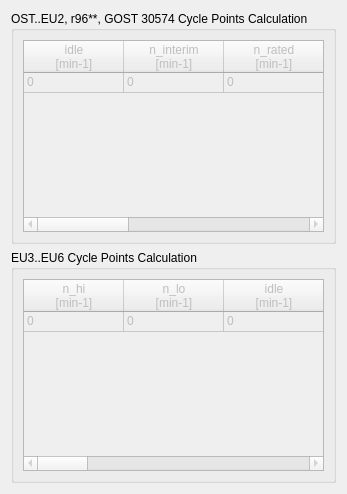
        <widget class="QWidget" name="tab_cycPointsCalc">
         <attribute name="title">
          <string>Cycle Points Calculation</string>
         </attribute>
         <layout class="QVBoxLayout" name="verticalLayout_11">
          <item>
           <widget class="QGroupBox" name="groupBox">
            <property name="title">
             <string>OST..EU2, r96**, GOST 30574 Cycle Points Calculation</string>
            </property>
            <layout class="QVBoxLayout" name="verticalLayout_5">
             <item>
              <widget class="QTableWidget" name="tableWidget_SrcDataEU0">
               <property name="enabled">
                <bool>false</bool>
               </property>
               <property name="contextMenuPolicy">
                <enum>Qt::DefaultContextMenu</enum>
               </property>
               <property name="selectionMode">
                <enum>QAbstractItemView::ContiguousSelection</enum>
               </property>
               <attribute name="horizontalHeaderDefaultSectionSize">
                <number>100</number>
               </attribute>
               <attribute name="verticalHeaderVisible">
                <bool>false</bool>
               </attribute>
               <attribute name="verticalHeaderDefaultSectionSize">
                <number>20</number>
               </attribute>
               <row>
                <property name="text">
                 <string/>
                </property>
               </row>
               <column>
                <property name="text">
                 <string>idle
[min-1]</string>
                </property>
                <property name="toolTip">
                 <string>Engine idle speed.</string>
                </property>
               </column>
               <column>
                <property name="text">
                 <string>n_interim
[min-1]</string>
                </property>
                <property name="toolTip">
                 <string>Engine interim speed.</string>
                </property>
               </column>
               <column>
                <property name="text">
                 <string>n_rated
[min-1]</string>
                </property>
                <property name="toolTip">
                 <string>Engine rated speed.</string>
                </property>
               </column>
               <column>
                <property name="text">
                 <string>N_fan_rated
[kW]</string>
                </property>
                <property name="toolTip">
                 <string>Power to drive the fan at rated engine power.</string>
                </property>
               </column>
               <column>
                <property name="text">
                 <string>Ne_interim
[kW]</string>
                </property>
                <property name="toolTip">
                 <string>Engine power at interim speed.</string>
                </property>
               </column>
               <column>
                <property name="text">
                 <string>Ne_rated
[kW]</string>
                </property>
                <property name="toolTip">
                 <string>Rated engine power.</string>
                </property>
               </column>
               <item row="0" column="0">
                <property name="text">
                 <string>0</string>
                </property>
               </item>
               <item row="0" column="1">
                <property name="text">
                 <string>0</string>
                </property>
               </item>
               <item row="0" column="2">
                <property name="text">
                 <string>0</string>
                </property>
               </item>
               <item row="0" column="3">
                <property name="text">
                 <string>0</string>
                </property>
               </item>
               <item row="0" column="4">
                <property name="text">
                 <string>0</string>
                </property>
               </item>
               <item row="0" column="5">
                <property name="text">
                 <string>0</string>
                </property>
               </item>
              </widget>
             </item>
            </layout>
           </widget>
          </item>
          <item>
           <widget class="QGroupBox" name="groupBox_2">
            <property name="title">
             <string>EU3..EU6 Cycle Points Calculation</string>
            </property>
            <layout class="QVBoxLayout" name="verticalLayout_4">
             <item>
              <widget class="QTableWidget" name="tableWidget_SrcDataEU3">
               <property name="enabled">
                <bool>false</bool>
               </property>
               <property name="maximumSize">
                <size>
                 <width>16777215</width>
                 <height>16777215</height>
                </size>
               </property>
               <property name="selectionMode">
                <enum>QAbstractItemView::ContiguousSelection</enum>
               </property>
               <attribute name="verticalHeaderVisible">
                <bool>false</bool>
               </attribute>
               <attribute name="verticalHeaderDefaultSectionSize">
                <number>20</number>
               </attribute>
               <row>
                <property name="text">
                 <string/>
                </property>
               </row>
               <column>
                <property name="text">
                 <string>n_hi
[min-1]</string>
                </property>
                <property name="toolTip">
                 <string>High engine speed (70% of rated power).</string>
                </property>
               </column>
               <column>
                <property name="text">
                 <string>n_lo
[min-1]</string>
                </property>
                <property name="toolTip">
                 <string>Low engine speed (50% of rated power).</string>
                </property>
               </column>
               <column>
                <property name="text">
                 <string>idle
[min-1]</string>
                </property>
                <property name="toolTip">
                 <string>Engine idle speed.</string>
                </property>
               </column>
               <column>
                <property name="text">
                 <string>n_rated
[min-1]</string>
                </property>
                <property name="toolTip">
                 <string>Engine rated speed.</string>
                </property>
               </column>
               <column>
                <property name="text">
                 <string>N_fan_rated
[kW]</string>
                </property>
                <property name="toolTip">
                 <string>Power to drive the fan at rated engine power.</string>
                </property>
               </column>
               <column>
                <property name="text">
                 <string>Ne_A
[kW]</string>
                </property>
                <property name="toolTip">
                 <string>Engine power at speed A.</string>
                </property>
               </column>
               <column>
                <property name="text">
                 <string>Ne_B
[kW]</string>
                </property>
                <property name="toolTip">
                 <string>Engine power at speed B.</string>
                </property>
               </column>
               <column>
                <property name="text">
                 <string>Ne_C
[kW]</string>
                </property>
                <property name="toolTip">
                 <string>Engine power at speed C.</string>
                </property>
               </column>
               <column>
                <property name="text">
                 <string>Ne_a1
[kW]</string>
                </property>
                <property name="toolTip">
                 <string>Engine power at speed a1.</string>
                </property>
               </column>
               <column>
                <property name="text">
                 <string>Ne_a2
[kW]</string>
                </property>
                <property name="toolTip">
                 <string>Engine power at speed a2.</string>
                </property>
               </column>
               <column>
                <property name="text">
                 <string>Ne_a3
[kW]</string>
                </property>
                <property name="toolTip">
                 <string>Engine power at speed a3.</string>
                </property>
               </column>
               <item row="0" column="0">
                <property name="text">
                 <string>0</string>
                </property>
               </item>
               <item row="0" column="1">
                <property name="text">
                 <string>0</string>
                </property>
               </item>
               <item row="0" column="2">
                <property name="text">
                 <string>0</string>
                </property>
               </item>
               <item row="0" column="3">
                <property name="text">
                 <string>0</string>
                </property>
               </item>
               <item row="0" column="4">
                <property name="text">
                 <string>0</string>
                </property>
               </item>
               <item row="0" column="5">
                <property name="text">
                 <string>0</string>
                </property>
               </item>
               <item row="0" column="6">
                <property name="text">
                 <string>0</string>
                </property>
               </item>
               <item row="0" column="7">
                <property name="text">
                 <string>0</string>
                </property>
               </item>
               <item row="0" column="8">
                <property name="text">
                 <string>0</string>
                </property>
               </item>
               <item row="0" column="9">
                <property name="text">
                 <string>0</string>
                </property>
               </item>
               <item row="0" column="10">
                <property name="text">
                 <string>0</string>
                </property>
               </item>
              </widget>
             </item>
            </layout>
           </widget>
          </item>
         </layout>
        </widget>
